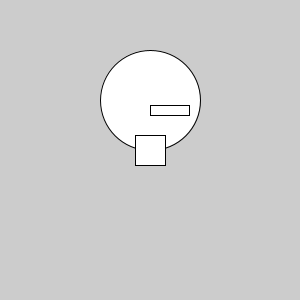
Frame 1 (no input)
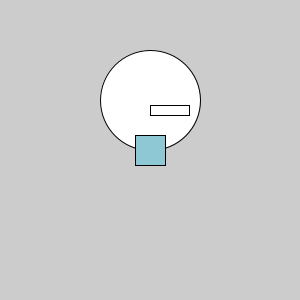
Frame 60 (the mouse pressed at the canvas centre just before this capture)
Frame 120 (the mouse held since frame 60 and released just before this capture): identical to frame 60, image omitted

The Processing sketch that drew these frames (run headless with seeded random() and noise(); from frame 60 on, the mouse is pressed at the canvas centre):

// Processing sketch: EXPERIMENTING_WITH_FUNCTIONS
// ── EXPERIMENTING_WITH_FUNCTIONS.pde
void setup() {
  size (300,300);

//#1 - gives a value between two numbers
  for (int b = 0; b < 20; b++){
    float c = random(-10,10);
    println(c);
  }
  
  int x = addThree(23);
  println("the result of addThree(23): " + x);
  
// #2 - makes an ellipse with the square of a float is a value
  float d = sq(10);
  ellipse(width/2,100,d,100);
  println("d:" + d);
  
// #3 - make a rectangle with square root of float is a value
  float e = sqrt(1521);
  rect(width/2, 105, e, 10);
  println("e:" + e);

 }
 
  void draw() {
    DrawASquare();
 }
 
//#4 - give integer.
 int addThree(int b) {
    return b + 3;
}

//#5 - gives a shape.
  void DrawASquare() {
    rectMode(CENTER);
    rect(width/2,height/2,30,30);
    fill(142,200,212);
}
